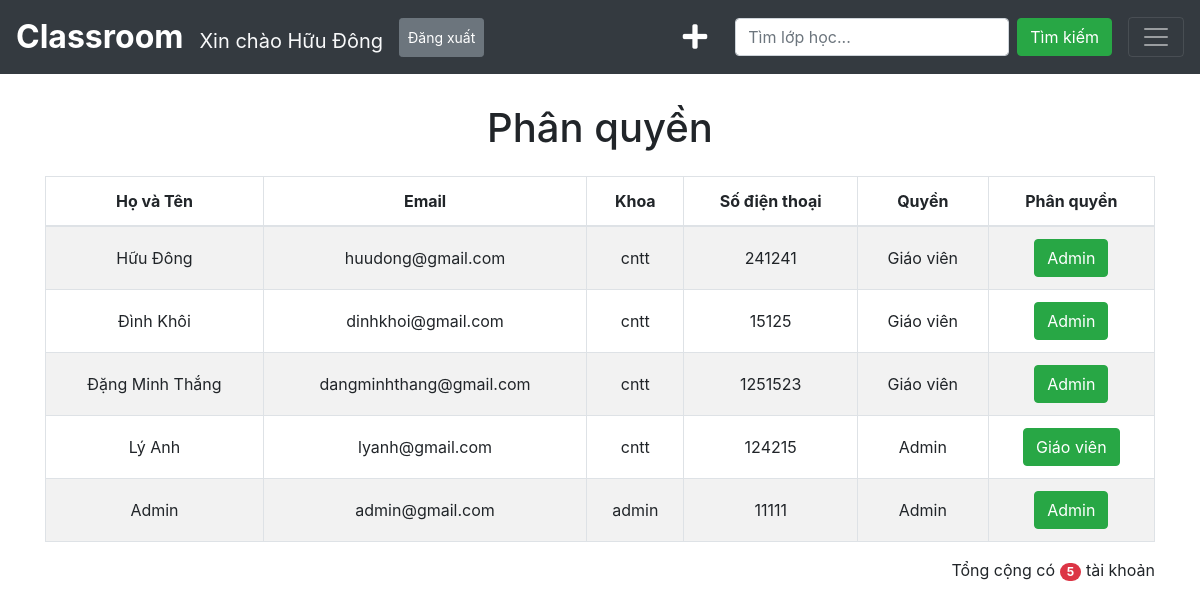
The page /admin.php (signed in) on the database its author committed.
### tables this page shows
CREATE TABLE `user_info` (
  `id` int(11) NOT NULL,
  `name` varchar(255) NOT NULL,
  `email` varchar(255) NOT NULL,
  `password` varchar(255) NOT NULL,
  `faculty` varchar(255) NOT NULL,
  `phone` varchar(255) NOT NULL,
  `level` int(11) NOT NULL
);

### admin.php (the view, shortened to what this page needs)
<!DOCTYPE html>
<html lang="en">
<head>
    <link rel="stylesheet" href="https://maxcdn.bootstrapcdn.com/bootstrap/4.5.2/css/bootstrap.min.css">
    <link rel="stylesheet" href="https://use.fontawesome.com/releases/v5.7.0/css/all.css">
    <link rel="stylesheet" href="style.css">
</head>
<body>
    <?php
        require("header.php");
    ?>
    <div class="admin">
        <div class="container">
            <div class="row">
                <div class="col">
                    <h1 class="title-admin text-center mb-4">Phân quyền</h1>
                    <table class="table table-hover table-striped table-bordered text-center" >
                        <thead>
                            <tr>
                                <th>Họ và Tên</th>
                                <th>Email</th>
                                <th>Khoa</th>
                                <th>Số điện thoại</th>
                                <th>Quyền</th>
                                <th>Phân quyền</th>
                            </tr>
                        </thead>
                        <?php
                            require("conn.php");
                            $sql = "SELECT * FROM user_info";
                            $result = $conn->query($sql);
                            while ($data = $result->fetch_assoc()) {
                        ?>
                        <tr class="item">
                            <td class=" align-middle"><?php echo $data["name"] ?></td>
                            <td class=" align-middle"><?php echo $data["email"] ?></td>
                            <td class=" align-middle"><?php echo $data["faculty"] ?></td>
                            <td class=" align-middle"><?php echo $data["phone"] ?></td>
                            <td class=" align-middle"><?php if($data["level"]==0){echo "Giáo viên";}else{echo "Admin";} ?></td>
                            <td class=" align-middle"><a href="admin.php?id=<?php echo $data["id"] ?>&level=<?php echo $data["level"] ?>" class="btn btn-success"><?php if($data["level"]==0){echo "Admin";}else if ($data["level"]==1){echo "Giáo viên";}else{echo "Admin";} ?></a></td>
                        </tr>
                        <?php
                            }
                        ?>
                    </table>
                </div>
            </div>
            <div class="text-right">
                Tổng cộng có <span class="badge badge-danger badge-pill"><?php echo $result->num_rows ?></span> tài khoản
            </div>
        </div>
    </div>
</body>
</html>

### style.css (style rules this page uses)
* { margin: 0px; padding: 0px; }
.create-class, .home, .admin, .delete-class, .subject-page, .create-student, .attendance { margin-top: 80px; }

### rows shown on the page
user_info: name "Hữu Đông", email "huudong@gmail.com", faculty "cntt", phone "241241", level "Giáo viên"
user_info: name "Đình Khôi", email "dinhkhoi@gmail.com", faculty "cntt", phone "15125", level "Giáo viên"
user_info: name "Đặng Minh Thắng", email "dangminhthang@gmail.com", faculty "cntt", phone "1251523", level "Giáo viên"
user_info: name "Lý Anh", email "lyanh@gmail.com", faculty "cntt", phone "124215", level "Admin"
user_info: name "Admin", email "admin@gmail.com", faculty "admin", phone "11111", level "Admin"

### other values the page prints
$_SESSION["name"] "Hữu Đông"
$result->num_rows "5"
